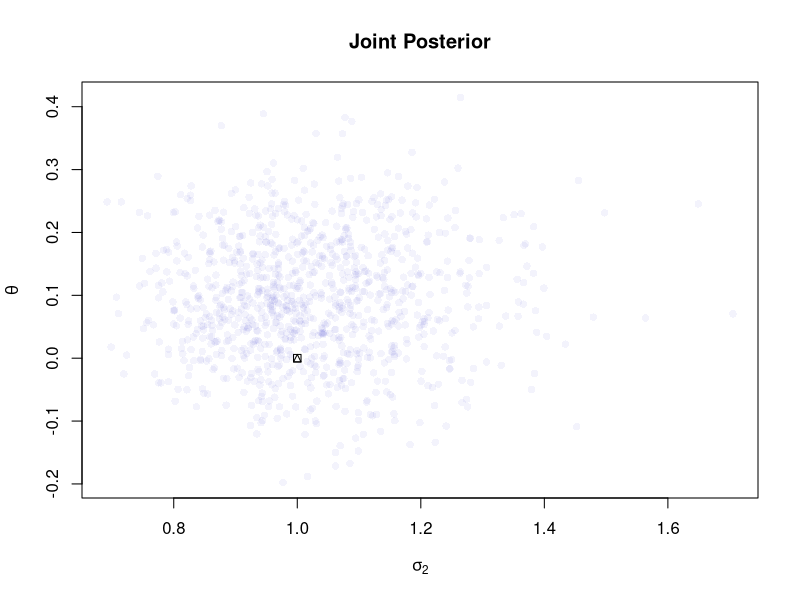
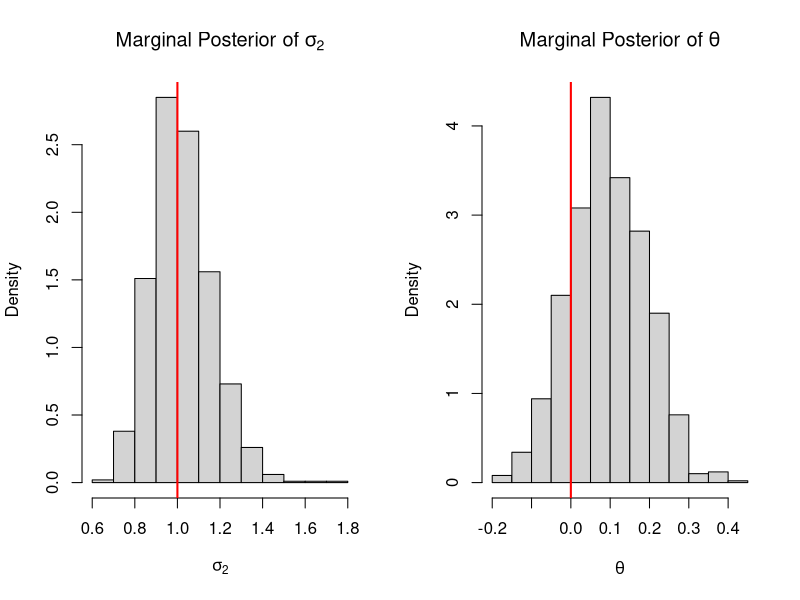
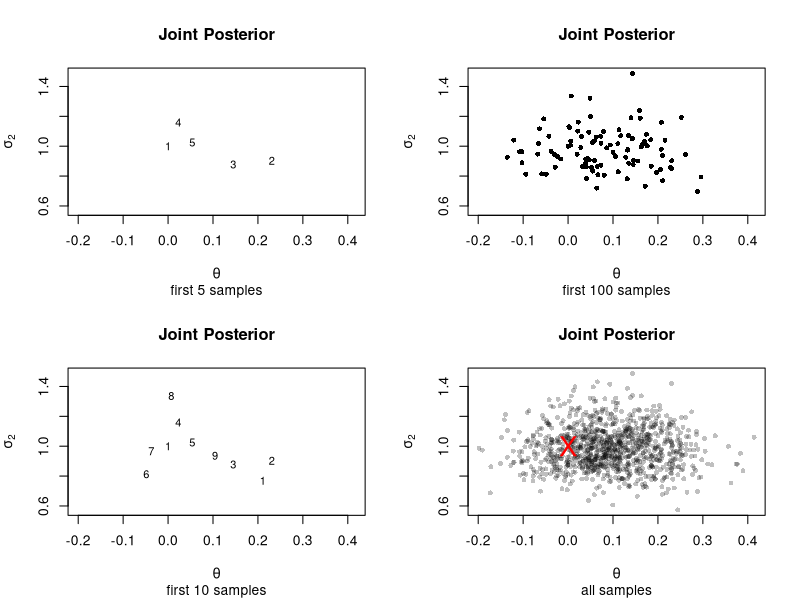
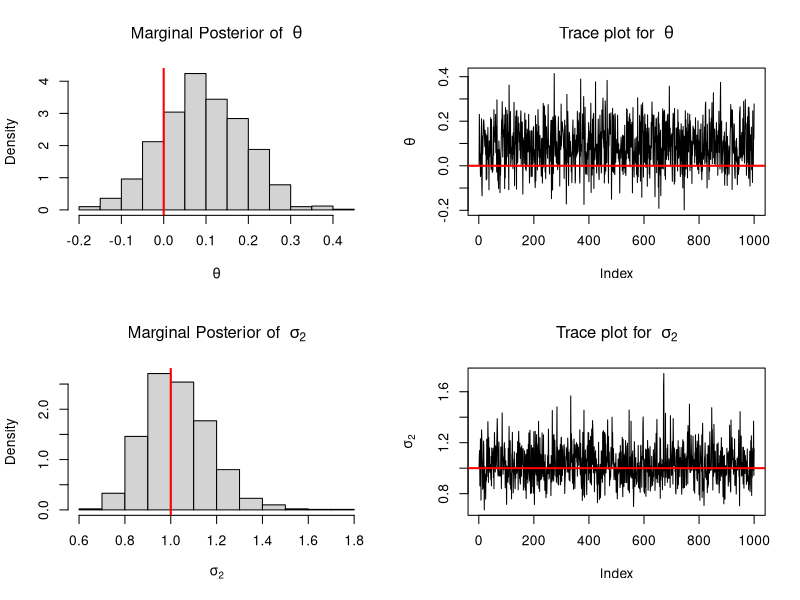

The R script that drew these images, in order:
## ---- chunk 1
knitr::opts_chunk$set(echo = TRUE)
library(dplyr)
library(knitr)
library(ggplot2)
library(gridExtra)
## ---- chunk 2
#### Posterior Sampling with Normal Model
set.seed(09182017)
# true parameters from normal distribution
sigma.sq.true <- 1
theta.true <- 0

# generate data
num.obs <- 100
y <- rnorm(num.obs,mean = theta.true, sd = sqrt(sigma.sq.true))

# specify terms for priors
nu.0 <- 1
sigma.sq.0 <- 10
mu.0 <- 0
kappa.0 <- 1

# compute terms in posterior
kappa.n <- kappa.0 + num.obs
nu.n <- nu.0 + num.obs
s.sq <- var(y) #sum((y - mean(y))^2) / (num.obs - 1)
sigma.sq.n <- (1 / nu.n) * (nu.0 * sigma.sq.0 + (num.obs - 1) * s.sq + 
(kappa.0*num.obs)/kappa.n * (mean(y) - mu.0)^2)
mu.n <- (kappa.0 * mu.0 + num.obs * mean(y)) / kappa.n

# simulate from posterior
#install.packages("LearnBayes")
library(LearnBayes) # for rigamma
num.sims <- 1000
sigma.sq.sims <- theta.sims <- rep(0,num.sims)
for (i in 1:num.sims){
  sigma.sq.sims[i] <- rigamma(1,nu.n/2,sigma.sq.n*nu.n/2)
  theta.sims[i] <- rnorm(1, mu.n, sqrt(sigma.sq.sims[i]/kappa.n))
}
## ---- chunk 3
## Plots
library(grDevices) # for rgb
plot(sigma.sq.sims,theta.sims,pch=16,col=rgb(.1,.1,.8,.05),ylab=expression(theta),
     xlab=expression(sigma[2]),main='Joint Posterior')
points(1,0,pch=14,col='black')
par(mfcol=c(1,2))
hist(sigma.sq.sims,prob=T,main=expression('Marginal Posterior of' ~ sigma[2]),
     xlab=expression(sigma[2]))
abline(v=1,col='red',lwd=2)
hist(theta.sims,prob=T,main=expression('Marginal Posterior of' ~ theta),xlab=expression(theta))
abline(v=0,col='red',lwd=2)
## ---- chunk 4
######### First Gibbs Sampler
set.seed(09182017)
### simulate data
num.obs <- 100
mu.true <- 0
sigmasq.true <- 1
y <- rnorm(num.obs,mu.true,sigmasq.true)
mean.y <- mean(y)
var.y <- var(y)
library(LearnBayes) # for rigamma
### initialize vectors and set starting values and priors
num.sims <- 1000
Phi <- matrix(0,nrow=num.sims,ncol=2)
Phi[1,1] <- 0 # initialize theta
Phi[1,2] <- 1 # initialize (sigmasq)
mu.0 <- 0
tausq.0 <- 1
nu.0 <- 1
sigmasq.0 <- 10
for (i in 2:num.sims){
  # sample theta from full conditional
  mu.n <- (mu.0 / tausq.0 + num.obs * mean.y / Phi[(i-1),2]) / (1 / tausq.0 + num.obs / Phi[(i-1),2] )
  tausq.n <- 1 / (1/tausq.0 + num.obs / Phi[(i-1),2])
  Phi[i,1] <- rnorm(1,mu.n,sqrt(tausq.n))
  
  # sample (1/sigma.sq) from full conditional
  nu.n <- nu.0 + num.obs
  sigmasq.n.theta <- 1/nu.n*(nu.0*sigmasq.0 + sum((y - Phi[i,1])^2))
  Phi[i,2] <- rigamma(1,nu.n/2,nu.n*sigmasq.n.theta/2)
}
## ---- chunk 5
par(mfcol=c(2,2))
# plot joint posterior
plot(Phi[1:5,1],1/Phi[1:5,2],xlim=range(Phi[,1]),ylim=range(1/Phi[,2]),pch=c('1','2','3','4','5'),
     cex=.8, ylab=expression(sigma[2]), xlab = expression(theta), 
     main='Joint Posterior',sub='first 5 samples')

plot(Phi[1:10,1],1/Phi[1:10,2],xlim=range(Phi[,1]),ylim=range(1/Phi[,2]),pch=as.character(1:15),
     cex=.8,ylab=expression(sigma[2]), xlab = expression(theta), 
     main='Joint Posterior',sub='first 10 samples')

plot(Phi[1:100,1],1/Phi[1:100,2],xlim=range(Phi[,1]),ylim=range(1/Phi[,2]),pch=16,col=rgb(0,0,0,1),
     cex=.8,ylab=expression(sigma[2]), xlab = expression(theta), 
     main='Joint Posterior',sub='first 100 samples')

plot(Phi[,1],1/Phi[,2],xlim=range(Phi[,1]),ylim=range(1/Phi[,2]),pch=16,col=rgb(0,0,0,.25),
     cex=.8, ylab=expression(sigma[2]), xlab = expression(theta), 
     main='Joint Posterior',sub='all samples')
points(0,1,pch='X',col='red',cex=2)
## ---- chunk 6
par(mfcol=c(2,2))
# plot marginal posterior of theta
hist(Phi[,1],xlab=expression(theta),main=expression('Marginal Posterior of ' ~ theta),probability=T)
abline(v=mu.true,col='red',lwd=2)
# plot marginal posterior of sigmasq
hist(Phi[,2],xlab=expression(sigma[2]),main=expression('Marginal Posterior of ' ~ sigma[2]),probability=T)
abline(v=sigmasq.true^2,col='red',lwd=2)

# plot trace plots
plot(Phi[,1],type='l',ylab=expression(theta), main=expression('Trace plot for ' ~ theta))
abline(h=mu.true,lwd=2,col='red')
plot(Phi[,2],type='l',ylab=expression(sigma[2]), main=expression('Trace plot for ' ~ sigma[2]))
abline(h=sigmasq.true^2,lwd=2,col='red')

# compute posterior mean and quantiles
colMeans(Phi)
apply(Phi,2,quantile,probs=c(.025,.975))
